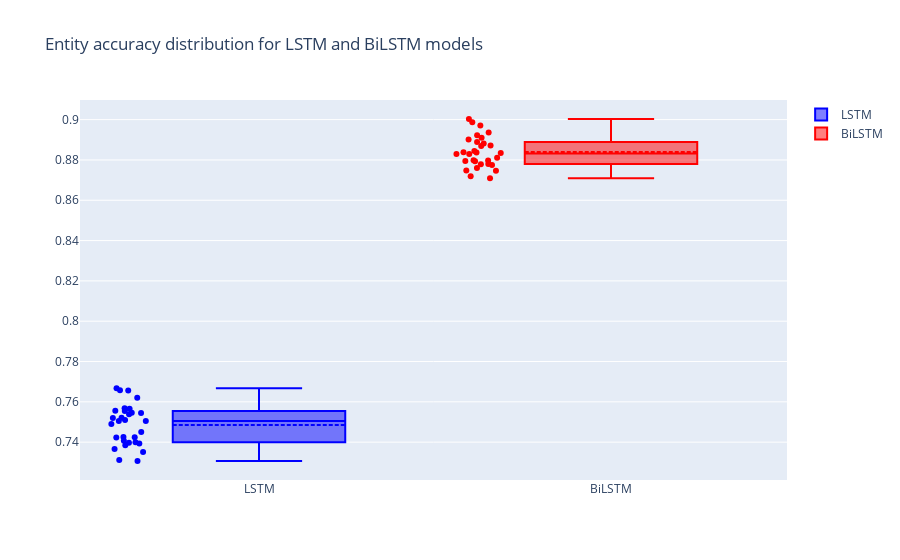

Notebook cell for this chart:
### Code cell
fig = go.Figure()

fig.add_trace(
    go.Box(
        y=df_lstm_results["entity_accuracies"],
        name="LSTM",
        boxmean=True,
        boxpoints="all",
        marker=dict(color="blue"),
    )
)

fig.add_trace(
    go.Box(
        y=df_bilstm_results["entity_accuracies"],
        name="BiLSTM",
        boxmean=True,
        boxpoints="all",
        marker=dict(color="red"),
    )
)

fig.update_layout(title="Entity accuracy distribution for LSTM and BiLSTM models")

fig.show()

### Figure 1 — Plotly figure (JSON) as saved in the notebook; plotly's stock layout.template omitted (floating-point values rounded to 4 significant figures)
{"data": [{"boxmean": true, "boxpoints": "all", "marker": {"color": "blue"}, "name": "LSTM", "type": "box", "y": [0.7366, 0.7397, 0.74, 0.7505, 0.7384, 0.7489, 0.7426, 0.7521, 0.7568, 0.7394, 0.7621, 0.7538, 0.745, 0.7351, 0.7407, 0.7306, 0.7556, 0.751, 0.7565, 0.752, 0.7667, 0.7423, 0.7424, 0.7658, 0.7555, 0.7505, 0.7657, 0.7311, 0.7546, 0.7545]}, {"boxmean": true, "boxpoints": "all", "marker": {"color": "red"}, "name": "BiLSTM", "type": "box", "y": [0.8889, 0.883, 0.8838, 0.8799, 0.9003, 0.8987, 0.887, 0.876, 0.8746, 0.8748, 0.878, 0.8779, 0.8836, 0.8719, 0.891, 0.8901, 0.8936, 0.8881, 0.8872, 0.8798, 0.8775, 0.8793, 0.8845, 0.883, 0.8709, 0.8971, 0.8834, 0.8922, 0.8794, 0.8811]}], "layout": {"title": {"text": "Entity accuracy distribution for LSTM and BiLSTM models"}}}
